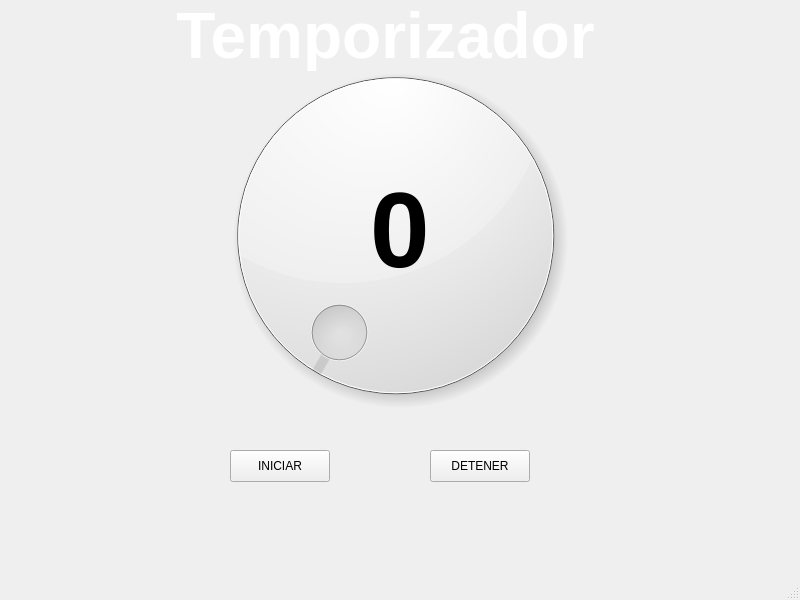
<?xml version="1.0" encoding="UTF-8"?>
<ui version="4.0">
 <class>MainWindow</class>
 <widget class="QMainWindow" name="MainWindow">
  <property name="geometry">
   <rect>
    <x>0</x>
    <y>0</y>
    <width>800</width>
    <height>600</height>
   </rect>
  </property>
  <property name="windowTitle">
   <string>MainWindow</string>
  </property>
  <widget class="QWidget" name="centralwidget">
   <widget class="QPushButton" name="buttonIniciar">
    <property name="geometry">
     <rect>
      <x>230</x>
      <y>450</y>
      <width>100</width>
      <height>32</height>
     </rect>
    </property>
    <property name="text">
     <string>INICIAR</string>
    </property>
   </widget>
   <widget class="QDial" name="dial">
    <property name="geometry">
     <rect>
      <x>190</x>
      <y>40</y>
      <width>411</width>
      <height>391</height>
     </rect>
    </property>
   </widget>
   <widget class="QLabel" name="label">
    <property name="geometry">
     <rect>
      <x>150</x>
      <y>0</y>
      <width>471</width>
      <height>71</height>
     </rect>
    </property>
    <property name="text">
     <string>&lt;html&gt;&lt;head/&gt;&lt;body&gt;&lt;p align=&quot;center&quot;&gt;&lt;span style=&quot; font-size:48pt; font-weight:600; color:#ffffff;&quot;&gt;Temporizador&lt;/span&gt;&lt;/p&gt;&lt;/body&gt;&lt;/html&gt;</string>
    </property>
   </widget>
   <widget class="QPushButton" name="buttonReiniciar">
    <property name="geometry">
     <rect>
      <x>430</x>
      <y>450</y>
      <width>100</width>
      <height>32</height>
     </rect>
    </property>
    <property name="text">
     <string>DETENER</string>
    </property>
   </widget>
   <widget class="QLabel" name="reloj">
    <property name="geometry">
     <rect>
      <x>370</x>
      <y>170</y>
      <width>121</width>
      <height>121</height>
     </rect>
    </property>
    <property name="font">
     <font>
      <pointsize>80</pointsize>
      <bold>true</bold>
     </font>
    </property>
    <property name="toolTip">
     <string>&lt;html&gt;&lt;head/&gt;&lt;body&gt;&lt;p align=&quot;center&quot;&gt;&lt;br/&gt;&lt;/p&gt;&lt;/body&gt;&lt;/html&gt;</string>
    </property>
    <property name="styleSheet">
     <string notr="true">text-align: center;</string>
    </property>
    <property name="text">
     <string>&lt;html&gt;&lt;head/&gt;&lt;body&gt;&lt;p&gt;0&lt;/p&gt;&lt;/body&gt;&lt;/html&gt;</string>
    </property>
   </widget>
  </widget>
  <widget class="QMenuBar" name="menubar">
   <property name="geometry">
    <rect>
     <x>0</x>
     <y>0</y>
     <width>800</width>
     <height>24</height>
    </rect>
   </property>
  </widget>
  <widget class="QStatusBar" name="statusbar"/>
 </widget>
 <resources/>
 <connections/>
</ui>
